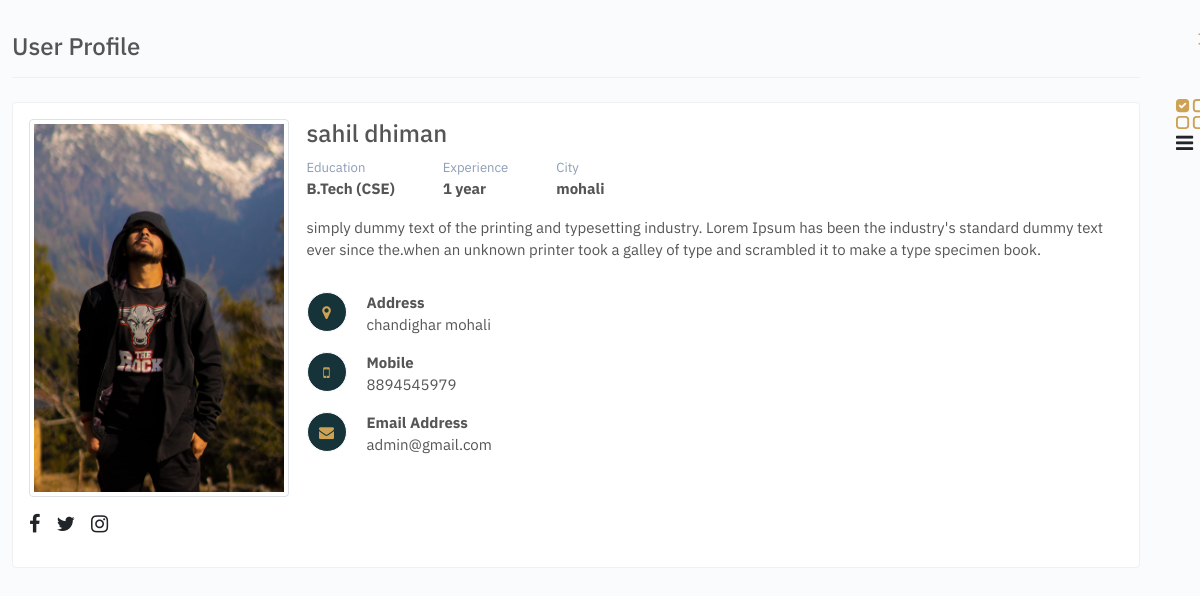
Page /user_profile/1 on the committed database.
### accounts/models.py (models this page shows, shortened)
class User(AbstractBaseUser, PermissionsMixin):
    username = models.CharField(max_length=255, null=True, blank=True)
    fullname = models.CharField(max_length=255, null=True, blank=True)
    image = models.ImageField(default='avatar.jpg', upload_to='profile_pics')
    email = models.EmailField('email address', max_length=255, unique=True, error_messages={'unique': "A user with that email already exists.", })
    contact = models.BigIntegerField(null=True, blank=True)
    education = models.CharField(max_length=255, null=True, blank=True)
    experience = models.CharField(max_length=255, null=True, blank=True)
    City = models.CharField(max_length=255, null=True, blank=True)
    description = models.TextField(max_length=500, null=True, blank=True)
    department = models.ForeignKey(Departments, on_delete=models.CASCADE, null=True, blank=True)
    address = models.CharField(max_length=1000, null=True, blank=True)
    country = models.CharField(max_length=1000, null=True, blank=True)
    designation = models.CharField(max_length=255, null=True, blank=True)
    is_admin = models.BooleanField('admin',default=True,help_text=('Designates whether this user should be treated as active. ''Unselect this instead of deleting accounts.'), )
    is_active = models.BooleanField('active',default=True,help_text=('Designates whether this user should be treated as active. ''Unselect this instead of deleting accounts.'),)
    is_staff = models.BooleanField('staff status',default=False,help_text='Designates whether the user can log into this admin site.',)
    is_projectmanager = models.BooleanField('project manager status', default=False,help_text='Designates whether the user can log into this admin site.', )
    is_employee = models.BooleanField(default=False)
    is_TeamLeader = models.BooleanField(default=False)
    date_joined = models.DateTimeField(null=True, blank=True)
    USERNAME_FIELD = 'email'
    EMAIL_FIELD = 'email'
    REQUIRED_FIELDS = []
    objects = UserManager()

### accounts/views.py (the view)
# urls.py: path('user_profile/<int:id>', views.user_profile, name='user_profile'),
def user_profile(request, id):
    user_data = User.objects.get(id=id)
    user = request.user.id
    try:
        task_details = Task.objects.get(assigned_to=user)
        project_detail_user = Task.objects.filter(project__id=id)
        print("------------------->", task_details.description)
        tast_data = task_details.assigned_to.all()
        print("------------------------------------------------------------->", tast_data)
        context = {'user_data': user_data, 'task_details': task_details}
    except:
        pass
        context = {'user_data': user_data}
    return render(request, 'user_profile.html', context)

### templates/user_profile.html
{% extends 'Base.html' %}
{% load static %}
{% block content %}
            <div class="body d-flex py-3">
                <div class="container-xxl">
                    <div class="row align-items-center">
                        <div class="border-0 mb-4">
                            <div class="card-header py-3 no-bg bg-transparent d-flex align-items-center px-0 justify-content-between border-bottom flex-wrap">
                                <h3 class="h4 mb-0">User Profile</h3>
                            </div>
                        </div>
                    </div>
                    <div class="row g-3 mb-3">
                        <div class="col-12">
                            <div class="card">
                                <div class="card-body">
                                    <div class="row g-3">
                                        <div class="col-md-12 col-lg-3">
                                            <a href="#"><img src="{{ user_data.image.url}}" type="image" class="img-thumbnail" alt="..." style="width: 260px;"></a>
                                            <ul class="list-unstyled custom d-flex mb-3 mt-3">
                                                <li class="me-3"><a href="user.UserProfile.facebooklink" class="card-link"><i class="fa fa-lg fa-facebook"></i></a></li>
                                                <li class="me-3"><a href="{{user.UserProfile.facebooklink}}" class="card-link"><i class="fa fa-lg fa-twitter"></i></a></li>
                                                <li class="me-3"><a href="{{user.UserProfile.facebooklink}}" class="card-link"><i class="fa fa-lg fa-instagram"></i></a></li>
                                            </ul>
                                        </div>
                                        <div class="col-md-12 col-lg-9">
                                            <h4>{{user_data.fullname}}</h4>
                                            <div class="d-flex flex-row flex-wrap align-items-center mb-3 mt-2">
                                                <div class="me-3 me-md-5">
                                                    <small class="text-muted">Education</small>
                                                    <div class="mb-0 fw-bold">{{user_data.education}}</div>
                                                </div>
                                                <div class="me-3 me-md-5">
                                                    <small class="text-muted">Experience</small>
                                                    <div class="mb-0 fw-bold">{{user_data.experience}}</div>
                                                </div>
                                                <div>
                                                    <small class="text-muted">City</small>
                                                    <div class="mb-0 fw-bold">{{user_data.City}}</div>
                                                </div>
                                            </div>
                                            <span>simply dummy text of the printing and typesetting industry. Lorem Ipsum has been the industry's standard dummy text ever since the.when an unknown printer took a galley of type and scrambled it to make a type specimen book.</span>
                                            <ul class="design-box ps-0">
                                                <li>
                                                    <div class="icon text-center">
                                                        <i class="fa fa-map-marker text-secondary"></i>
                                                    </div>
                                                    <div class="fw-bold mb-0">Address</div>
                                                    <span>{{user_data.address}}</span>
                                                </li>
                                                <li>
                                                    <div class="icon text-center">
                                                        <i class="fa fa-mobile text-secondary"></i>
                                                    </div>
                                                    <div class="fw-bold mb-0">Mobile</div>
                                                    <span>{{user_data.contact}}</span>
                                                </li>
                                                <li>
                                                    <div class="icon text-center">
                                                        <i class="fa fa-envelope text-secondary"></i>
                                                    </div>
                                                    <div class="fw-bold mb-0">Email Address</div>
                                                    <span>{{user_data.email}}</span>
                                                </li>
                                            </ul>
                                        </div>
                                    </div>
                                </div>
                            </div>
                        </div>
                    </div>
                </div>
            </div>
{% endblock content %}

### rows in the picture
User: image (picture), fullname "sahil dhiman", education "B.Tech (CSE)", experience "1 year", City "mohali", address "chandighar mohali", contact "8894545979", email "admin@gmail.com"
